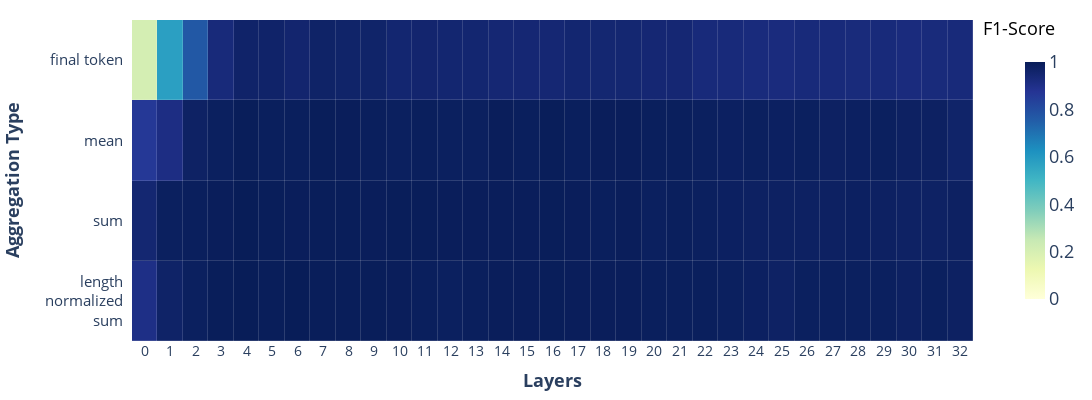
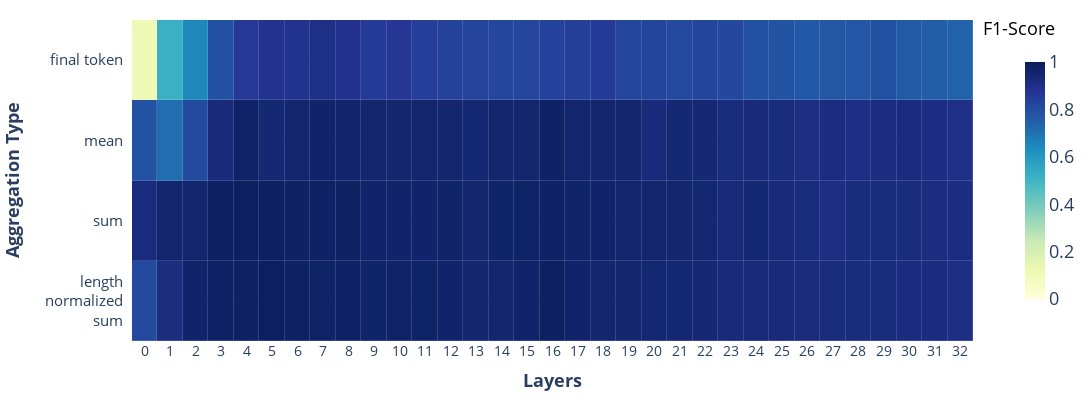
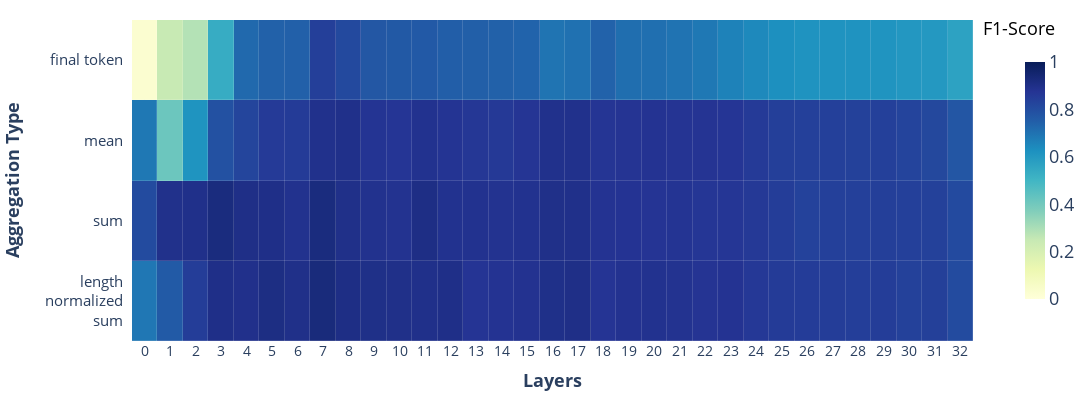

The notebook cell these images were saved under, in order:
### Code cell
model_name = "llama3.1_8b_instruct"
blocks = 32
for target in ["tense", "aspect", "full_tense"]:
    with open(f"results/{model_name}/full_layer_probe_{target}.pkl", "rb") as f:
        matrix = pickle.load(f)

    fig = create_heatmap(matrix, "Probe Performance per Layer and Aggregation", blocks)
    fig.update_layout(width=1300,
    height=400,
    margin=dict(l=60, r=60, t=20, b=40),  # l=left, r=right, t=top, b=bottom
    )
    fig.show()
    fig.write_image(file=f"plots/plots_for_paper/probing_success_llama_{target}.pdf") #, format="pdf", bbox_inches="tight")

### Figure 1 — Plotly figure (JSON) as saved in the notebook; plotly's stock layout.template omitted (floating-point values rounded to 4 significant figures; data arrays with more than 128 entries replaced by an {"elided": "..."} marker saying what was removed)
{"data": [{"colorbar": {"len": 0.8, "thickness": 20, "tickfont": {"size": 18}, "x": 1.05}, "colorscale": [[0, "rgb(255,255,217)"], [0.125, "rgb(237,248,177)"], [0.25, "rgb(199,233,180)"], [0.375, "rgb(127,205,187)"], [0.5, "rgb(65,182,196)"], [0.625, "rgb(29,145,192)"], [0.75, "rgb(34,94,168)"], [0.875, "rgb(37,52,148)"], [1, "rgb(8,29,88)"]], "hoverongaps": false, "hovertemplate": "Position: %{y}<br>Layer: %{x}<br>F1-Score: %{text}<extra></extra>", "text": {"elided": "4x33 str values"}, "type": "heatmap", "x": ["0", "1", "2", "3", "4", "5", "6", "7", "8", "9", "10", "11", "12", "13", "14", "15", "16", "17", "18", "19", "20", "21", "22", "23", "24", "25", "26", "27", "28", "29", "30", "31", "32"], "xgap": 0.15, "y": ["length  <br>normalized  <br>sum", "sum", "mean", "final token"], "ygap": 0.15, "z": {"elided": "4x33 float values"}, "zmax": 1, "zmin": 0}], "layout": {"annotations": [{"font": {"color": "black", "size": 18}, "showarrow": false, "text": "F1-Score", "x": 1.1, "xref": "paper", "y": 1.02, "yref": "paper"}], "height": 400, "margin": {"b": 40, "l": 60, "r": 60, "t": 20}, "paper_bgcolor": "white", "plot_bgcolor": "white", "width": 1300, "xaxis": {"tickfont": {"size": 14}, "title": {"font": {"size": 18, "weight": "bold"}, "text": "Layers"}}, "yaxis": {"automargin": true, "linecolor": "black", "linewidth": 2, "showline": false, "side": "left", "tickfont": {"size": 15}, "ticklabelposition": "outside left", "ticklen": 20, "ticksuffix": "  ", "title": {"font": {"size": 18, "weight": "bold"}, "standoff": 20, "text": "Aggregation Type"}}}}

### Figure 2 — Plotly figure (JSON) as saved in the notebook; plotly's stock layout.template omitted (floating-point values rounded to 4 significant figures; data arrays with more than 128 entries replaced by an {"elided": "..."} marker saying what was removed)
{"data": [{"colorbar": {"len": 0.8, "thickness": 20, "tickfont": {"size": 18}, "x": 1.05}, "colorscale": [[0, "rgb(255,255,217)"], [0.125, "rgb(237,248,177)"], [0.25, "rgb(199,233,180)"], [0.375, "rgb(127,205,187)"], [0.5, "rgb(65,182,196)"], [0.625, "rgb(29,145,192)"], [0.75, "rgb(34,94,168)"], [0.875, "rgb(37,52,148)"], [1, "rgb(8,29,88)"]], "hoverongaps": false, "hovertemplate": "Position: %{y}<br>Layer: %{x}<br>F1-Score: %{text}<extra></extra>", "text": {"elided": "4x33 str values"}, "type": "heatmap", "x": ["0", "1", "2", "3", "4", "5", "6", "7", "8", "9", "10", "11", "12", "13", "14", "15", "16", "17", "18", "19", "20", "21", "22", "23", "24", "25", "26", "27", "28", "29", "30", "31", "32"], "xgap": 0.15, "y": ["length  <br>normalized  <br>sum", "sum", "mean", "final token"], "ygap": 0.15, "z": {"elided": "4x33 float values"}, "zmax": 1, "zmin": 0}], "layout": {"annotations": [{"font": {"color": "black", "size": 18}, "showarrow": false, "text": "F1-Score", "x": 1.1, "xref": "paper", "y": 1.02, "yref": "paper"}], "height": 400, "margin": {"b": 40, "l": 60, "r": 60, "t": 20}, "paper_bgcolor": "white", "plot_bgcolor": "white", "width": 1300, "xaxis": {"tickfont": {"size": 14}, "title": {"font": {"size": 18, "weight": "bold"}, "text": "Layers"}}, "yaxis": {"automargin": true, "linecolor": "black", "linewidth": 2, "showline": false, "side": "left", "tickfont": {"size": 15}, "ticklabelposition": "outside left", "ticklen": 20, "ticksuffix": "  ", "title": {"font": {"size": 18, "weight": "bold"}, "standoff": 20, "text": "Aggregation Type"}}}}

### Figure 3 — Plotly figure (JSON) as saved in the notebook; plotly's stock layout.template omitted (floating-point values rounded to 4 significant figures; data arrays with more than 128 entries replaced by an {"elided": "..."} marker saying what was removed)
{"data": [{"colorbar": {"len": 0.8, "thickness": 20, "tickfont": {"size": 18}, "x": 1.05}, "colorscale": [[0, "rgb(255,255,217)"], [0.125, "rgb(237,248,177)"], [0.25, "rgb(199,233,180)"], [0.375, "rgb(127,205,187)"], [0.5, "rgb(65,182,196)"], [0.625, "rgb(29,145,192)"], [0.75, "rgb(34,94,168)"], [0.875, "rgb(37,52,148)"], [1, "rgb(8,29,88)"]], "hoverongaps": false, "hovertemplate": "Position: %{y}<br>Layer: %{x}<br>F1-Score: %{text}<extra></extra>", "text": {"elided": "4x33 str values"}, "type": "heatmap", "x": ["0", "1", "2", "3", "4", "5", "6", "7", "8", "9", "10", "11", "12", "13", "14", "15", "16", "17", "18", "19", "20", "21", "22", "23", "24", "25", "26", "27", "28", "29", "30", "31", "32"], "xgap": 0.15, "y": ["length  <br>normalized  <br>sum", "sum", "mean", "final token"], "ygap": 0.15, "z": {"elided": "4x33 float values"}, "zmax": 1, "zmin": 0}], "layout": {"annotations": [{"font": {"color": "black", "size": 18}, "showarrow": false, "text": "F1-Score", "x": 1.1, "xref": "paper", "y": 1.02, "yref": "paper"}], "height": 400, "margin": {"b": 40, "l": 60, "r": 60, "t": 20}, "paper_bgcolor": "white", "plot_bgcolor": "white", "width": 1300, "xaxis": {"tickfont": {"size": 14}, "title": {"font": {"size": 18, "weight": "bold"}, "text": "Layers"}}, "yaxis": {"automargin": true, "linecolor": "black", "linewidth": 2, "showline": false, "side": "left", "tickfont": {"size": 15}, "ticklabelposition": "outside left", "ticklen": 20, "ticksuffix": "  ", "title": {"font": {"size": 18, "weight": "bold"}, "standoff": 20, "text": "Aggregation Type"}}}}
